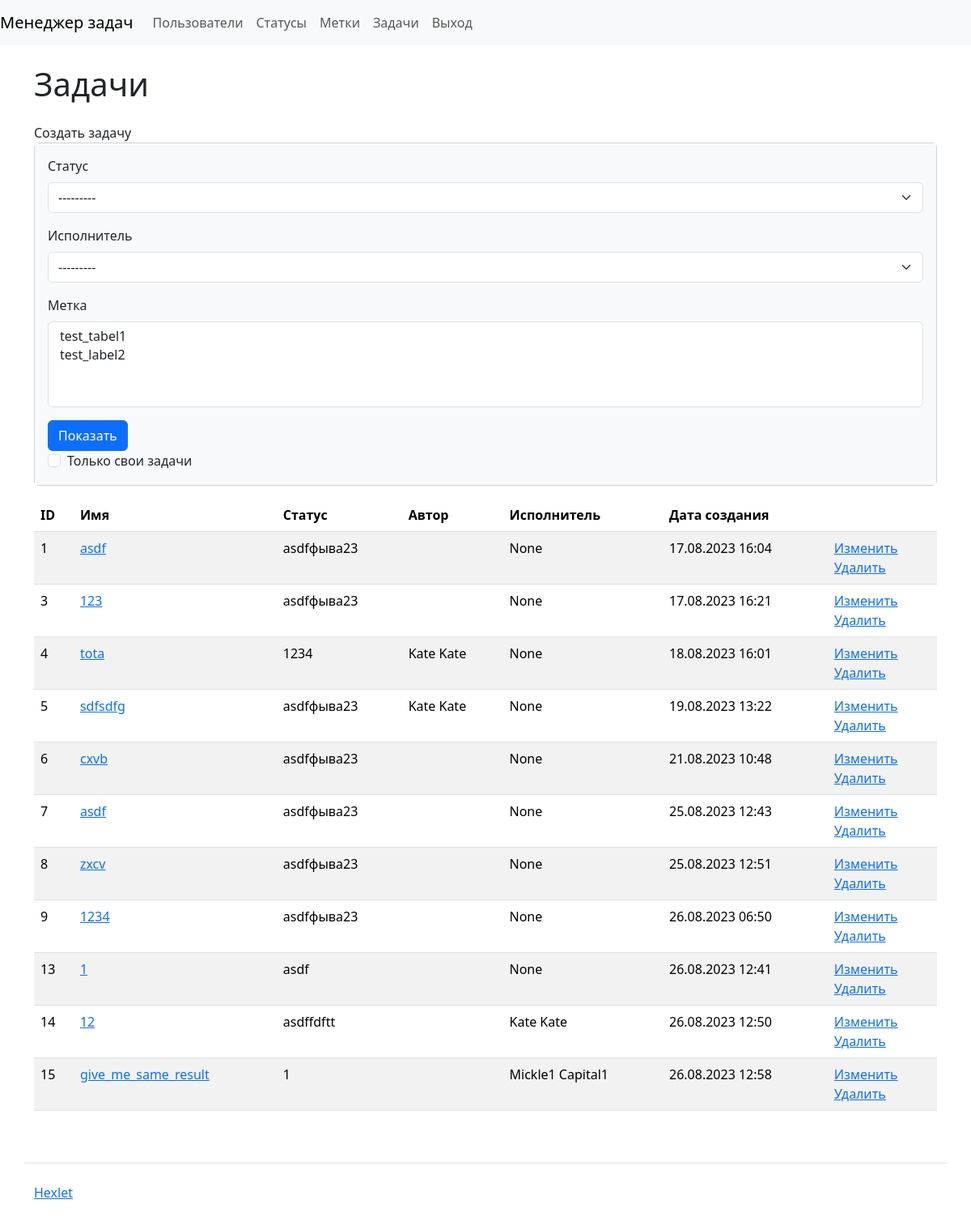
/tasks/ (signed in), run on an earlier commit of the app's database.
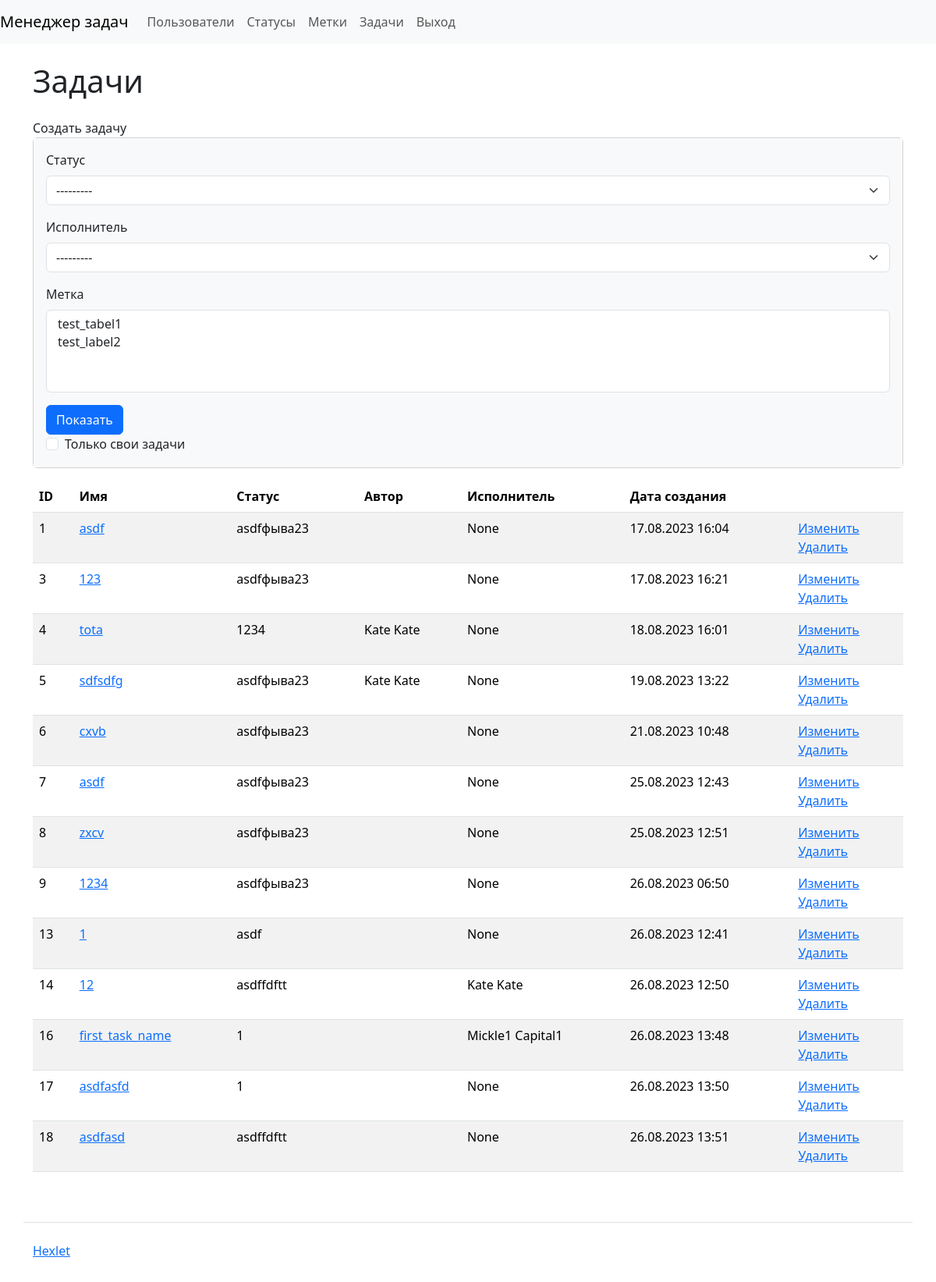
And on a later commit of the database.
### task_manager/tasks/models.py (models this page shows, shortened)
class Task(models.Model):
    name = models.CharField(max_length=255)
    description = models.CharField(max_length=255)
    status = models.ForeignKey(
        Status, on_delete=models.RESTRICT, related_name='tasks'
    )
    author = models.ForeignKey(
        User, on_delete=models.RESTRICT, related_name='tasks_authored'
    )
    executor = models.ForeignKey(
        User, on_delete=models.RESTRICT, related_name='tasks_assigned',
        null=True
    )
    labels = models.ManyToManyField(Label)
    date_joined = DateTimeField(auto_now_add=True)

### task_manager/statuses/models.py (models this page shows)
class Status(models.Model):
    name = models.CharField(max_length=255)
    date_joined = DateTimeField(auto_now_add=True)
    def __str__(self):
        return self.name

### task_manager/tasks/views.py (the view)
# urls.py: path('', views.TaskShow.as_view(), name='tasks'),
class TaskShow(CustomLoginRequiredMixin, View):
    def get(self, request, *args, **kwargs):
        task_filter = TaskFilter(request.GET, queryset=Task.objects.all())
        tasks = task_filter.qs
        if request.GET.get('self_tasks'):
            tasks = task_filter.qs.filter(author=request.user)
        return render(request, 'tasks/tasks.html', {
            'form': task_filter.form,
            'tasks': tasks,
        })

### task_manager/labels/models.py (called while the page is built)
    def __str__(self):
        return self.name

### task_manager/mixins.py (called while the page is built)
    def dispatch(self, request, *args, **kwargs):
        if not request.user.is_authenticated:
            messages.error(request, self.permission_denied_message)
        return super().dispatch(request, *args, **kwargs)

### task_manager/templates/tasks/tasks.html (shortened to what this page needs)
{% extends "index.html" %}
{% load django_bootstrap5 %}
{% block content %}
<h1 class="my-4">Задачи</h1>
<a class="nav-link" href="{% url 'create_task' %}">Создать задачу</a>
<div class="card mb-3">
  <div class="card-body bg-light">
    <form class="form-inline center" method="get" action="{% url 'tasks' %}">
      {% bootstrap_form form %}
      {% bootstrap_button button_type="submit" content="Показать" %}
      <div class="form-check">
        <input type="checkbox" name="self_tasks" class="form-check-input" id="id_self_tasks">
        <label class="form-check-label" for="id_self_tasks">Только свои задачи</label>
      </div>
    </form>
  </div>
</div>
<table class="table table-striped">
  <thead>
    <tr>
      <th>ID</th>
      <th>Имя</th>
      <th>Статус</th>
      <th>Автор</th>
      <th>Исполнитель</th>
      <th>Дата создания</th>
      <th></th>
    </tr>
  </thead>
  <tbody>
    {% for task in tasks %}
    <tr>
      <td>{{ task.pk }}</td>
      <td>
        <a href="{% url 'get_task' task.pk %}">{{ task.name }}</a>
      </td>
      <td>{{ task.status }}</td>
      <td>{{ task.author }}</td>
      <td>{{ task.executor }}</td>
      <td>{{ task.date_joined|date:'d.m.Y H:i' }}</td>
      <td>
        <a href="{% url 'edit_task' task.pk %}">Изменить</a>
        <br>
        <a href="{% url 'delete_task' task.pk %}">Удалить</a>
      </td>
    </tr>
    {% endfor %}
  </tbody>
</table>
{% endblock %}

### task_manager/templates/index.html (shortened to what this page needs)
<!DOCTYPE html>
{% load django_bootstrap5 %}
{% bootstrap_css %}
<html lang="ru-ru">
  <head>
  </head>
  <body class="d-flex flex-column min-vh-100">
    <nav class="navbar navbar-expand-lg navbar-light bg-light">
      <a class="navbar-brand" href="{% url 'index' %}">Менеджер задач</a>
      <div class="collapse navbar-collapse" id="navbarToggleExternalContent">
        <ul class="navbar-nav mr-auto">
          <li class="nav-item">
            <a class="nav-link" href="{% url 'users' %}">Пользователи</a>
          </li>
          {% if user.is_authenticated %}
          <li class="nav-item">
            <a class="nav-link" href="{% url 'statuses' %}">Статусы</a>
          </li>
          <li class="nav-item">
            <a class="nav-link" href="{% url 'labels' %}">Метки</a>
          </li>
          <li class="nav-item">
            <a class="nav-link" href="{% url 'tasks' %}">Задачи</a>
          </li>
          <li class="nav-item">
            <form id="logout-form" action="{% url 'logout' %}" method="POST">
              <a class="nav-link" onclick="document.getElementById('logout-form').submit();" style="cursor: pointer;">Выход</a>
            </form>
          </li>
          {% endif %}
        </ul>
      </div>
    </nav>
    <div class="container wrapper flex-grow-1">
    {% block content %}{% endblock %}
    </div>
    <footer>
      <div class="container my-5 pt-4 border-top">
        <a target="_blank" href="https://ru.hexlet.io/">Hexlet</a>
      </div>
    </footer>
  </body>
</html>

What changed in the data, as far as the page shows it:
removed Task: pk "15", name "give_me_same_result", status "1", executor "Mickle1 Capital1", date_joined "26.08.2023 12:58"
added Task: pk "16", name "first_task_name", status "1", executor "Mickle1 Capital1", date_joined "26.08.2023 13:48"
added Task: pk "17", name "asdfasfd", status "1", executor "None", date_joined "26.08.2023 13:50"
added Task: pk "18", name "asdfasd", status "asdffdftt", executor "None", date_joined "26.08.2023 13:51"
